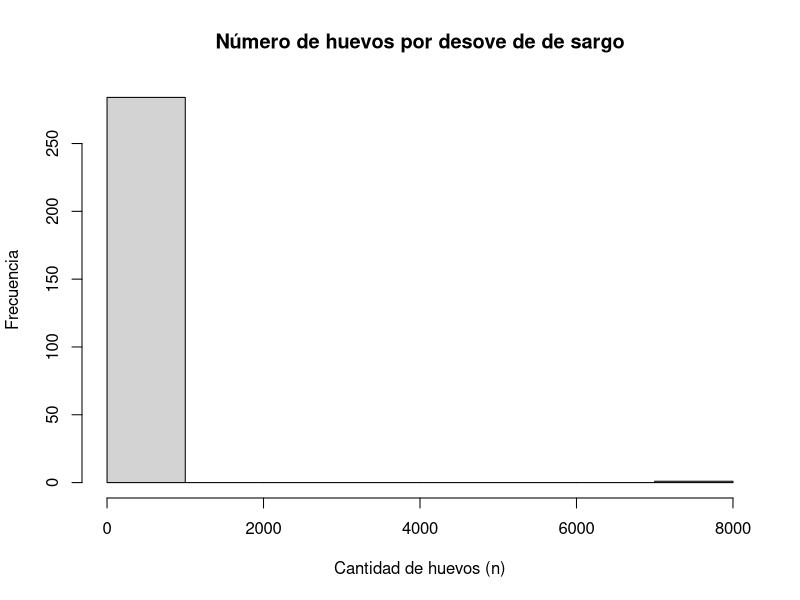
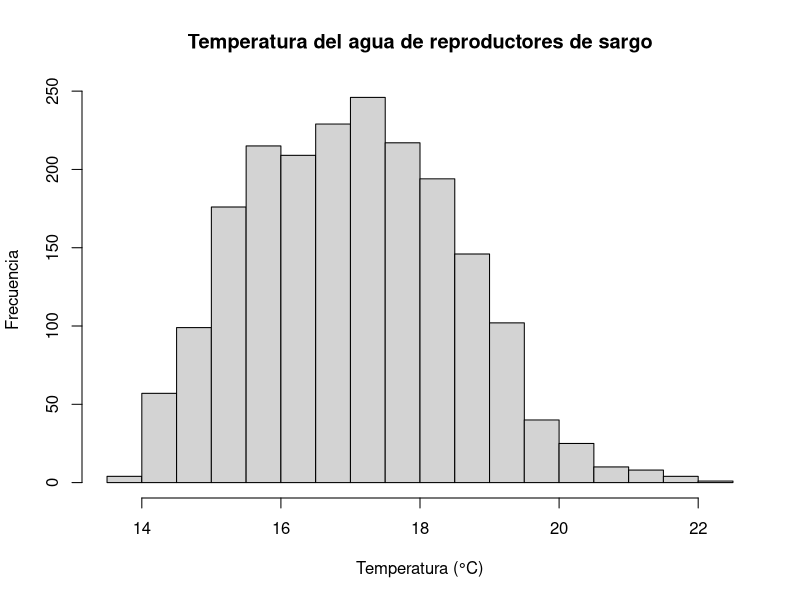
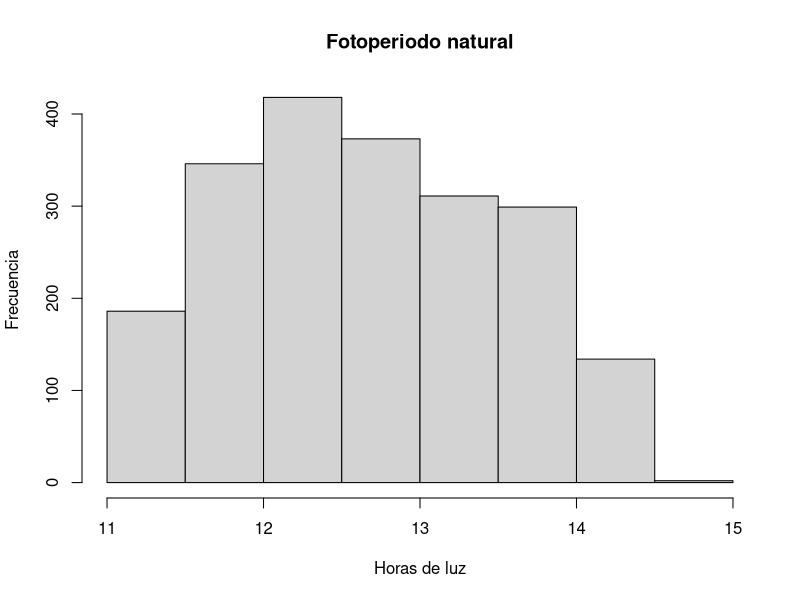
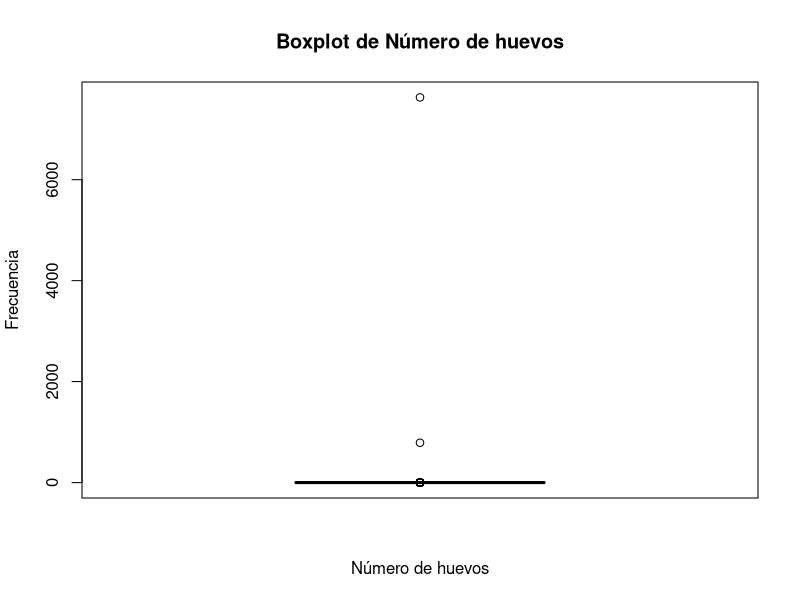
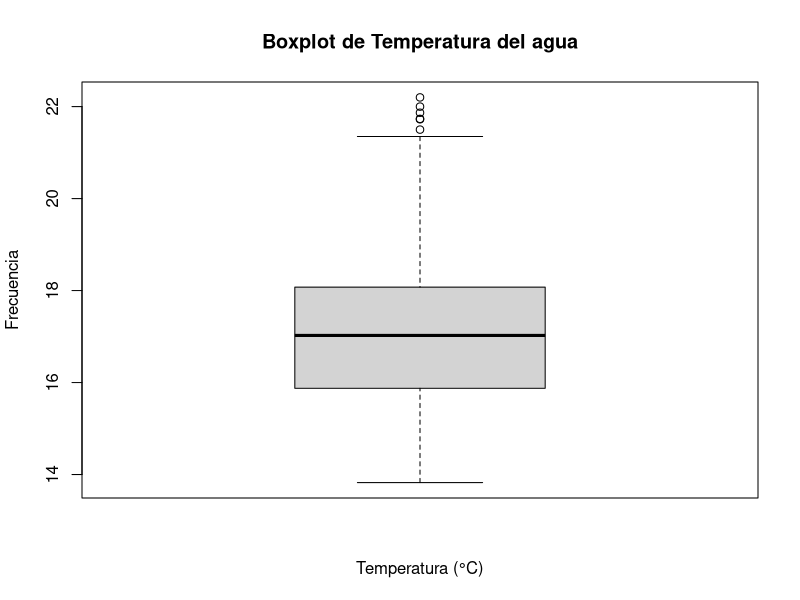
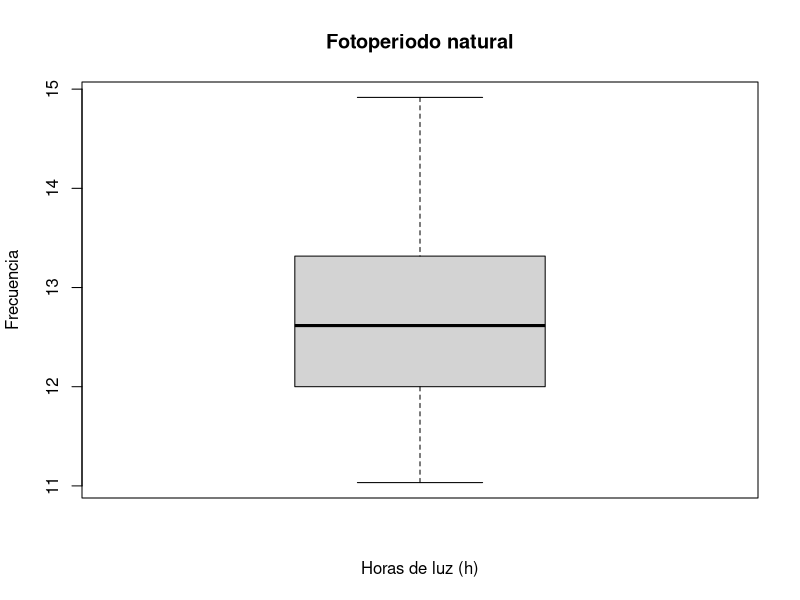

The R source for these figures, in order: (Note: this script raises an error after producing the figures.)
## ---- chunk 1
knitr::opts_chunk$set(echo = TRUE)

#install.packages("readxl")
#install.packages("dplyr")
#install.packages("ggplot2")
library(readxl)
library(dplyr)
library(ggplot2)

## ---- chunk 2
Sargo <- read_excel("Desove.xlsx", sheet = 1)


## ---- chunk 3

# HISTOGRAMAS

hist(Sargo$No_of_eggs, main = "Número de huevos por desove de de sargo", xlab = "Cantidad de huevos (n)", ylab = "Frecuencia")
hist(Sargo$Water_Temp, main = "Temperatura del agua de reproductores de sargo", xlab = "Temperatura (°C)", ylab = "Frecuencia")
hist(Sargo$Day_length, main = "Fotoperiodo natural", xlab = "Horas de luz", ylab = "Frecuencia")

## ---- chunk 4
str(Sargo$No_of_eggs)
table(Sargo$month, Sargo$Year)

## ---- chunk 5
str(Sargo$Water_Temp)
table(Sargo$Water_Temp)

str(Sargo$Day_length)
table(Sargo$Day_length)
## ---- chunk 6

## ---- chunk 7

boxplot(Sargo$No_of_eggs, main = "Boxplot de Número de huevos", xlab = "Número de huevos", ylab = "Frecuencia")

boxplot(Sargo$Water_Temp, main = "Boxplot de Temperatura del agua", xlab = "Temperatura (°C)", ylab = "Frecuencia")

boxplot(Sargo$Day_length, main = "Fotoperiodo natural", xlab = "Horas de luz (h)", ylab = "Frecuencia")


ggplot(datos, aes(x=genotipo, y=weight,)) +
    geom_boxplot()

ggplot(Sargo, aes(y = No_of_eggs))+
  geom_boxplot()

ggplot(Sargo, aes(y = Water_Temp))+
  geom_boxplot()

ggplot(Sargo, aes(y = Day_length,))+
  geom_boxplot()




ggplot(Sargo, aes(x = No_of_eggs)) +
  geom_histogram(aes(color = month))
